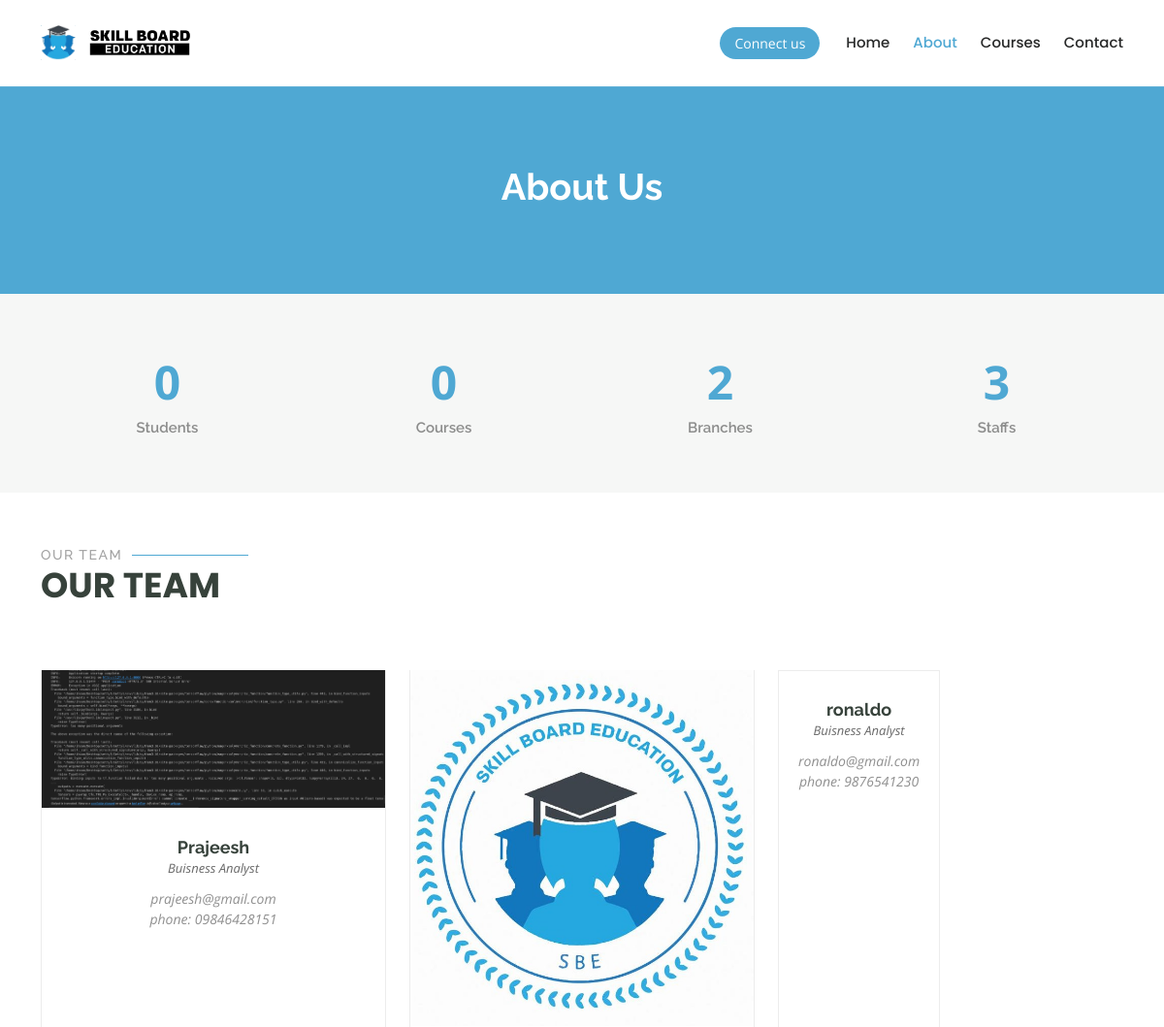
Page /about/ (upper part) on the earlier database version.
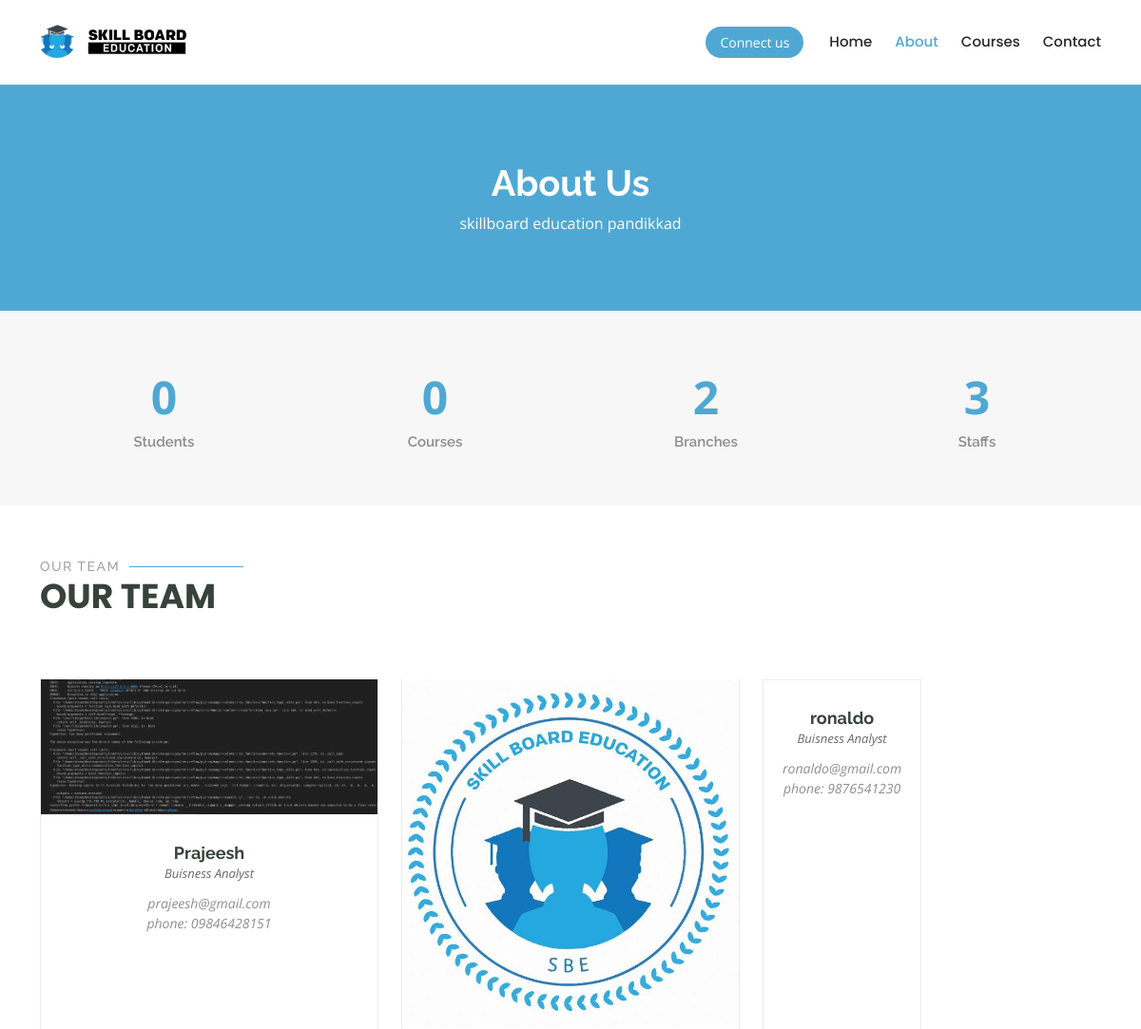
Same page on the later database version.
### userapp/models.py (models this page shows, shortened)
class About(models.Model):
    about = models.TextField(default="skillboard education pandikkad",null=True)

### userapp/views.py (the view)
# urls.py: path('about/',about,name='about'),
def about(request):
    students = Student.objects.all().count()
    staffs = Staff.objects.all().count()
    courses = Course.objects.all().count()
    branches = Branch.objects.all().count()
    testimonials = Testimonal.objects.all()
    about = About.objects.first()
    team = Staff.objects.all()
    context = {
        'testimonials':testimonials,
        'about':about,
        'students':students,
        'staffs':staffs,
        'courses':courses,
        'branches':branches,
        'team':team
    }
    return render(request,'about.html',context=context)

### adminapp/models.py (called while the page is built)
    def __str__(self):
        return self.name

### templates/about.html (shortened to what this page needs)
<!DOCTYPE html>
<html lang="en">
{% load static %}
<head>
  <link href="{% static 'assets/vendor/bootstrap/css/bootstrap.min.css' %}" rel="stylesheet">
  <link href="{% static 'assets/vendor/bootstrap-icons/bootstrap-icons.css' %}" rel="stylesheet">
  <link href="{% static 'assets/vendor/aos/aos.css' %}" rel="stylesheet">
  <link href="{% static 'assets/vendor/glightbox/css/glightbox.min.css' %}" rel="stylesheet">
  <link href="{% static 'assets/vendor/swiper/swiper-bundle.min.css' %}" rel="stylesheet">
  <link href="{% static 'assets/css/main.css' %}" rel="stylesheet">
</head>
<body>
  <header id="header" class="header d-flex align-items-center sticky-top">
    <div class="container-fluid container-xl position-relative d-flex align-items-center">
      <a href="index.html" class="logo d-flex align-items-center me-auto">
        <img src="{% static 'assets/img/LOGO-head.png' %}" alt="" >
        <img src="{% static 'assets/img/LOGO-foot.png' %}" alt="" >
      </a>
      <nav id="navmenu" class="navmenu">
        <ul>
          <li><a href="{% url 'home' %}" class="">Home</a></li>
          <li><a href="{% url 'about' %}" class="active">About</a></li>
          <li><a href="{% url 'course' %}">Courses</a></li>
          <li><a href="{% url 'contact' %}">Contact</a></li>
        </ul>
      </nav>
      <a class="btn-getstarted" href="{% url 'contact' %}">Connect us</a>
    </div>
  </header>
  <main class="main">
    <div class="page-title" data-aos="fade">
      <div class="heading">
        <div class="container" style="color:white">
          <div class="row d-flex justify-content-center text-center">
            <div class="col-lg-8">
              <h1 class="">About Us<br></h1>
              <p class="mb-0">{{about.about}}</p>
            </div>
          </div>
        </div>
      </div>
    </div>
    <section id="stats-about" class="stats-about section">
      <div class="container" data-aos="fade-up" data-aos-delay="100">
        <div class="row gy-4">
          <div class="col-lg-3 col-md-6">
            <div class="stats-item text-center w-100 h-100">
              <span data-purecounter-start="0" data-purecounter-end="{{students}}" data-purecounter-duration="1" class="purecounter"></span>
              <p class="">Students</p>
            </div>
          </div>
          <div class="col-lg-3 col-md-6">
            <div class="stats-item text-center w-100 h-100">
              <span data-purecounter-start="0" data-purecounter-end="{{courses}}" data-purecounter-duration="1" class="purecounter"></span>
              <p class="">Courses</p>
            </div>
          </div>
          <div class="col-lg-3 col-md-6">
            <div class="stats-item text-center w-100 h-100">
              <span data-purecounter-start="0" data-purecounter-end="{{branches}}" data-purecounter-duration="1" class="purecounter"></span>
              <p class="">Branches</p>
            </div>
          </div>
          <div class="col-lg-3 col-md-6">
            <div class="stats-item text-center w-100 h-100">
              <span data-purecounter-start="0" data-purecounter-end="{{staffs}}" data-purecounter-duration="1" class="purecounter"></span>
              <p class="">Staffs</p>
            </div>
          </div>
        </div>
      </div>
    </section>
    <section id="trainers-index" class="section trainers-index">
      <div class="container section-title" data-aos="fade-up">
        <h2>Our Team</h2>
        <p class="">Our Team</p>
      </div>
      <div class="container">
        <div class="row">
          {% for tm in team %}
          <div class="col-lg-4 col-md-6 d-flex" data-aos="fade-up" data-aos-delay="{{ forloop.counter }}">
            <div class="member">
              <img src="/media/{{tm.profile_pic}}" class="img-fluid" alt="">
              <div class="member-content">
                <h4>{{ tm.name }}</h4>
                <span>{{ tm.department }}</span>
                <p>{{ tm.user.email }}<br>phone: {{ tm.phone }}</p>
              </div>
            </div>
          </div>
          {% endfor %}
        </div>
      </div>
    </section>
  </main>
</body>
</html>

Differences in the rows shown:
added About: about "skillboard education pandikkad"
